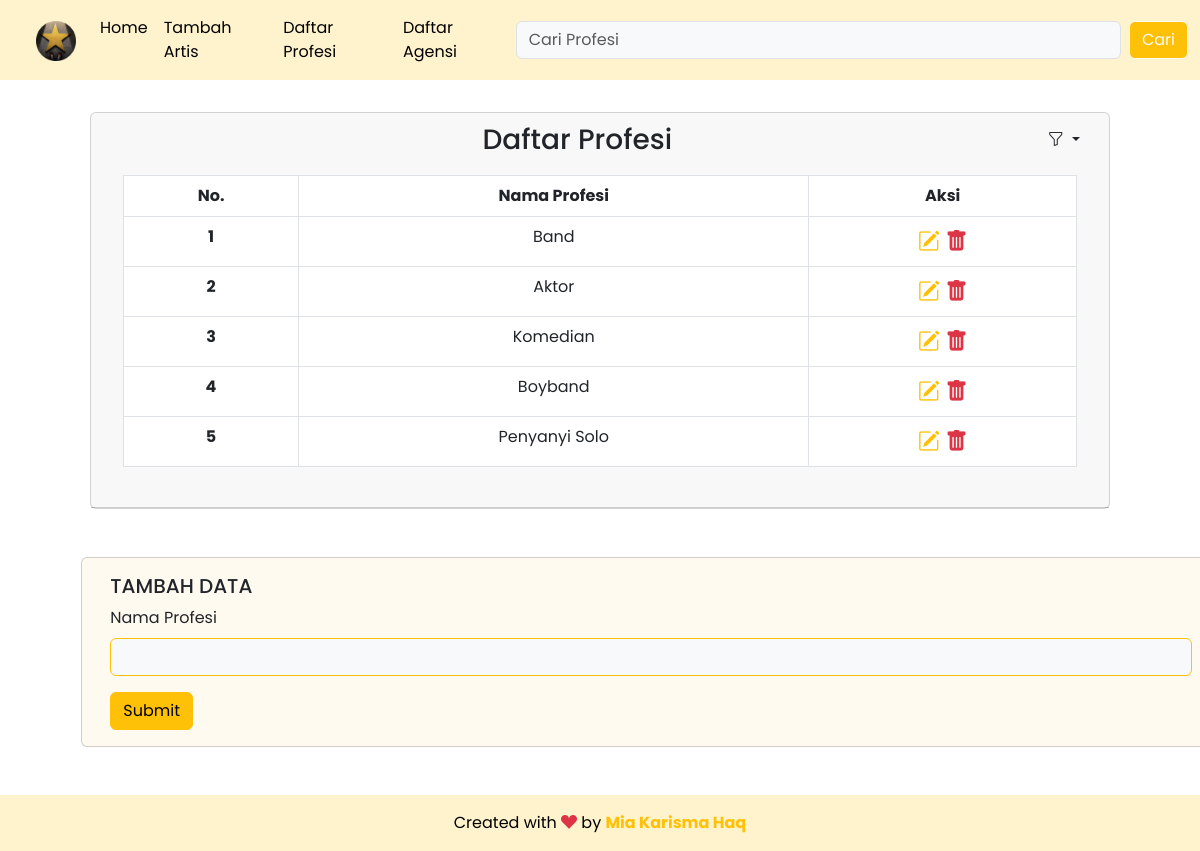
The page /dpbo_starter/profesi.php on the database its author committed.
### tables this page shows
CREATE TABLE `profesi` (
  `id_profesi` int(11) NOT NULL,
  `nama_profesi` varchar(255) NOT NULL
);

### dpbo_starter/config/db.php (called while the page is built)
<?php
$DB_HOST = "localhost";
$DB_USERNAME = "root";
$DB_PASSWORD = "";
$DB_NAME = "db_showbiz";

### dpbo_starter/classes/DB.php (called while the page is built, shortened)
<?php
class DB
{
    private $hostname;
    private $username;
    private $password;
    private $dbname;
    private $conn;
    private $result;
    function __construct($hostname, $username, $password, $dbname)
    {
        $this->hostname = $hostname;
        $this->username = $username;
        $this->password = $password;
        $this->dbname = $dbname;
    }
    function open()
    {
        $this->conn = mysqli_connect($this->hostname, $this->username, $this->password, $this->dbname);
    }
    function execute($query)
    {
        $this->result = mysqli_query($this->conn, $query);
    }
    function getResult()
    {
        return mysqli_fetch_array($this->result);
    }
}

### dpbo_starter/classes/Profesi.php (called while the page is built, shortened)
<?php
class Profesi extends DB
{
    function sortProfesi($keyword)
    {
        $sql = "SELECT * FROM profesi ORDER BY $keyword";
        return $this->execute($sql);
    }
}

### dpbo_starter/profesi.php (the view, shortened to what this page needs)
<?php
include('config/db.php');
include('classes/DB.php');
include('classes/Profesi.php');
$profesi = new Profesi($DB_HOST, $DB_USERNAME, $DB_PASSWORD, $DB_NAME);
$profesi->open();
$profesi->getProfesi();
if (isset($_POST['submit_search'])) {
    $profesi->searchProfesi($_POST['cari']);
} else {
    $sort = isset($_GET['sort']) ? $_GET['sort'] : '';
    if ($sort === 'asc') {
        $profesi->sortProfesi("id_profesi ASC");
    } else {
        $profesi->sortProfesi("id_profesi DESC");
    }
}
$header = '<tr>
<th scope="row">No.</th>
<th scope="row">Nama Profesi</th>
<th scope="row">Aksi</th>
</tr>';
$data = null;
$no = 1;
while ($div = $profesi->getResult()) {
    $data .= '<tr>
    <th scope="row">' . $no . '</th>
    <td>' . $div['nama_profesi'] . '</td>
    <td style="font-size: 22px;">
        <a href="profesi.php?id=' . $div['id_profesi'] . '" title="Edit Data"><i class="bi bi-pencil-square text-warning"></i></a>&nbsp;<a href="profesi.php?hapus=' . $div['id_profesi'] . '" title="Delete Data"><i class="bi bi-trash-fill text-danger"></i></a>
        </td>
    </tr>';
    $no++;
}

### rows shown on the page
profesi: nama_profesi "Band"
profesi: nama_profesi "Aktor"
profesi: nama_profesi "Komedian"
profesi: nama_profesi "Boyband"
profesi: nama_profesi "Penyanyi Solo"
